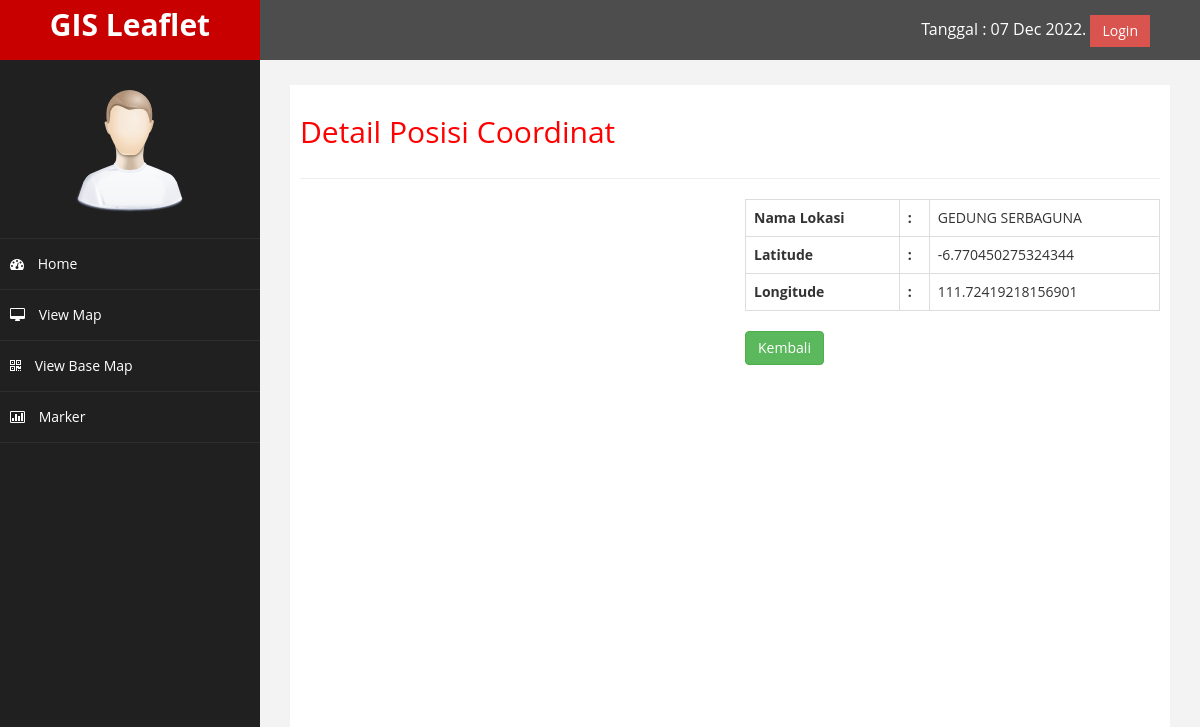
Screenshot of /lokasi/detail/6 with the database file from the repository.
### tables this page shows
CREATE TABLE `tbl_lokasi` (
  `id_lokasi` int(11) NOT NULL,
  `nama_lokasi` varchar(255) DEFAULT NULL,
  `latitude` varchar(255) DEFAULT NULL,
  `longitude` varchar(255) DEFAULT NULL,
  `gambar` varchar(255) DEFAULT NULL
);

### application/controllers/Lokasi.php (called while the page is built, shortened)
<?php
class Lokasi extends CI_Controller {
	public function __construct()
	  {
		$this->load->model('m_lokasi');
	  }
	public function detail($id_lokasi)
	{
		$data = array(
            'judul' => 'Detail Posisi Coordinat',
            'page' => 'lokasi/v_detail_lokasi',
			'lokasi' => $this->m_lokasi->detail($id_lokasi),
        );
		$this->load->view('v_template', $data, false);
	}
}

### index.php (called while the page is built, shortened)
<?php
require_once BASEPATH.'core/CodeIgniter.php';

### application/models/M_lokasi.php (called while the page is built, shortened)
<?php
class M_lokasi extends CI_Model {
	public function detail($id_lokasi)
	{
		$this->db->select('*');
		$this->db->from('tbl_lokasi');
		$this->db->where('id_lokasi', $id_lokasi);
		return $this->db->get()->row();
	}
}

### application/views/lokasi/v_detail_lokasi.php (the view, shortened to what this page needs)
<div class="row">
    <div class="col-sm-6">
    <div id="map" style="width: 100%; height: 500px;"></div>
</div>
<div class="col-sm-6">
    <table class="table table-bordered">
        <tr>
            <th>Nama Lokasi </th>
                <th>:</th>
                <td><?= $lokasi->nama_lokasi ?></td>
             </tr>
             <tr>
            <th>Latitude</th>
                <th>:</th>
                <td><?= $lokasi->latitude ?></td>
             </tr>
             <tr>
            <th>Longitude </th>
                <th>:</th>
                <td><?= $lokasi->longitude ?></td>
             </tr>
    </table>
    <a class="btn btn-success" href="<?= base_url('lokasi/index') ?>">Kembali</a>
</div>
</div>

### binary-admin/assets/css/custom.css (style rules this page uses)
body { font-family: 'Open Sans', sans-serif; }

### rows the page displays
tbl_lokasi: nama_lokasi "GEDUNG SERBAGUNA", latitude "-6.770450275324344", longitude "111.72419218156901"

### other values shown
$judul "Detail Posisi Coordinat"
